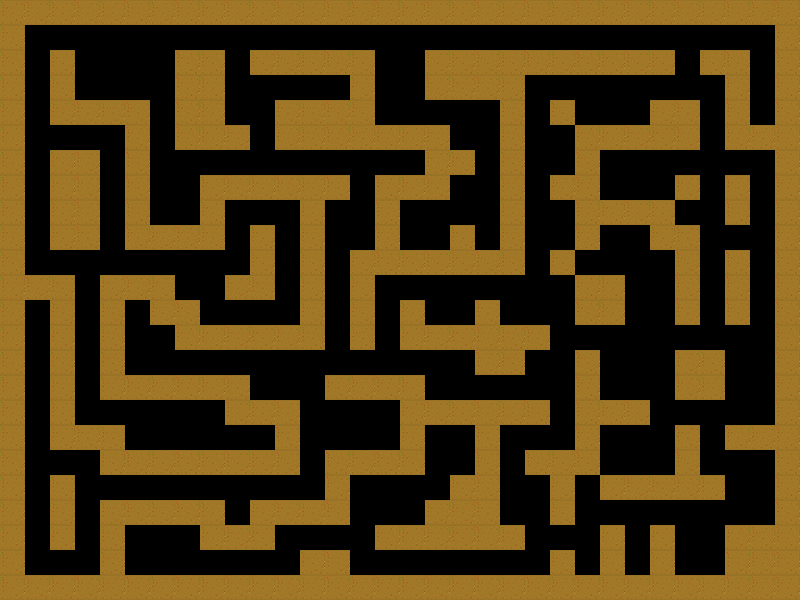

A 2D game scene composited from a Tiled map and its tileset images. What follows is a short description and the map's XML, with every tile layer's data as written:
An orthogonal 32x24 tile map with 25x25 px tiles, 1 tile layer (Tile Layer 1).

<map version="1.0" orientation="orthogonal" renderorder="right-down" width="32" height="24" tilewidth="25" tileheight="25" nextobjectid="1">
 <tileset firstgid="1" name="multiV" tilewidth="25" tileheight="25" tilecount="2" columns="2">
  <image source="../images_vegan/multiV.png" width="50" height="25" />
 </tileset>
 <layer name="Tile Layer 1" width="32" height="24">
  <data encoding="csv">
2,2,2,2,2,2,2,2,2,2,2,2,2,2,2,2,2,2,2,2,2,2,2,2,2,2,2,2,2,2,2,2,
2,0,0,0,0,0,0,0,0,0,0,0,0,0,0,0,0,0,0,0,0,0,0,0,0,0,0,0,0,0,0,2,
2,0,2,0,0,0,0,2,2,0,2,2,2,2,2,0,0,2,2,2,2,2,2,2,2,2,2,0,2,2,0,2,
2,0,2,0,0,0,0,2,2,0,0,0,0,0,2,0,0,2,2,2,2,0,0,0,0,0,0,0,0,2,0,2,
2,0,2,2,2,2,0,2,2,0,0,2,2,2,2,0,0,0,0,0,2,0,2,0,0,0,2,2,0,2,0,2,
2,0,0,0,0,2,0,2,2,2,0,2,2,2,2,2,2,2,0,0,2,0,0,2,2,2,2,2,0,2,2,2,
2,0,2,2,0,2,0,0,0,0,0,0,0,0,0,0,0,2,2,0,2,0,0,2,0,0,0,0,0,0,0,2,
2,0,2,2,0,2,0,0,2,2,2,2,2,2,0,2,2,2,0,0,2,0,2,2,0,0,0,2,0,2,0,2,
2,0,2,2,0,2,0,0,2,0,0,0,2,0,0,2,0,0,0,0,2,0,0,2,2,2,2,0,0,2,0,2,
2,0,2,2,0,2,2,2,2,0,2,0,2,0,0,2,0,0,2,0,2,0,0,2,0,0,2,2,0,0,0,2,
2,0,0,0,0,0,0,0,0,0,2,0,2,0,2,2,2,2,2,2,2,0,2,0,0,0,0,2,0,2,0,2,
2,2,2,0,2,2,2,0,0,2,2,0,2,0,2,0,0,0,0,0,0,0,0,2,2,0,0,2,0,2,0,2,
2,0,2,0,2,0,2,2,0,0,0,0,2,0,2,0,2,0,0,2,0,0,0,2,2,0,0,2,0,2,0,2,
2,0,2,0,2,0,0,2,2,2,2,2,2,0,2,0,2,2,2,2,2,2,0,0,0,0,0,0,0,0,0,2,
2,0,2,0,2,0,0,0,0,0,0,0,0,0,0,0,0,0,0,2,2,0,0,2,0,0,0,2,2,0,0,2,
2,0,2,0,2,2,2,2,2,2,0,0,0,2,2,2,2,0,0,0,0,0,0,2,0,0,0,2,2,0,0,2,
2,0,2,0,0,0,0,0,0,2,2,2,0,0,0,0,2,2,2,2,2,2,0,2,2,2,0,0,0,0,0,2,
2,0,2,2,2,0,0,0,0,0,0,2,0,0,0,0,2,0,0,2,0,0,0,2,0,0,0,2,0,2,2,2,
2,0,0,0,2,2,2,2,2,2,2,2,0,2,2,2,2,0,0,2,0,2,2,2,0,0,0,2,0,0,0,2,
2,0,2,0,0,0,0,0,0,0,0,0,0,2,0,0,0,0,2,2,0,0,2,0,2,2,2,2,2,0,0,2,
2,0,2,0,2,2,2,2,2,0,2,2,2,2,0,0,0,2,2,2,0,0,2,0,0,0,0,0,0,0,0,2,
2,0,2,0,2,0,0,0,2,2,2,0,0,0,0,2,2,2,2,2,2,0,0,0,2,0,2,0,0,2,2,2,
2,0,0,0,2,0,0,0,0,0,0,0,2,2,0,0,0,0,0,0,0,0,2,0,2,0,2,0,0,2,2,2,
2,2,2,2,2,2,2,2,2,2,2,2,2,2,2,2,2,2,2,2,2,2,2,2,2,2,2,2,2,2,2,2
</data>
 </layer>
</map>
